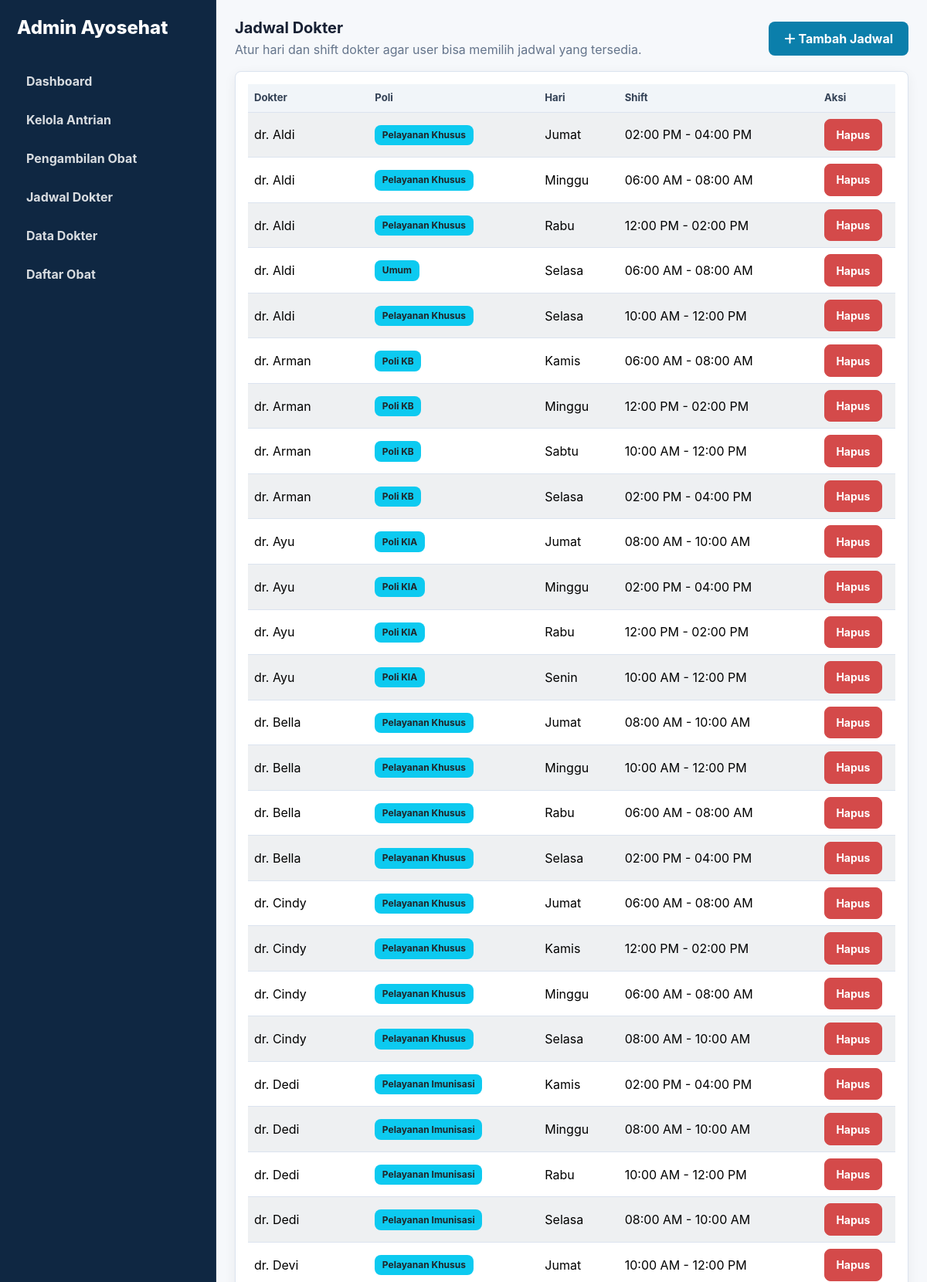
Screenshot of /admin/jadwal.php (signed in, upper part) with the database file from the repository.
### tables this page shows
CREATE TABLE `jadwal_dokter` (
  `id`        INT         NOT NULL AUTO_INCREMENT,
  `dokter_id` INT         NOT NULL,
  `hari`      VARCHAR(20) NOT NULL,
  `shift`     VARCHAR(50) NOT NULL,
  PRIMARY KEY (`id`),
  KEY `idx_jadwal_dokter_id` (`dokter_id`),
  CONSTRAINT `fk_jadwal_dokter`
    FOREIGN KEY (`dokter_id`) REFERENCES `dokter` (`id`)
    ON DELETE CASCADE ON UPDATE CASCADE
);

CREATE TABLE `dokter` (
  `id`   INT          NOT NULL AUTO_INCREMENT,
  `nama` VARCHAR(150) NOT NULL,
  `poli` VARCHAR(120) NOT NULL,
  PRIMARY KEY (`id`)
);

### app/helpers.php (called while the page is built, shortened)
<?php
function e(?string $value): string
{
    return htmlspecialchars((string) $value, ENT_QUOTES, 'UTF-8');
}
function formatTimeAmPm(?string $time): string
{
    $time = trim((string) $time);
    $timestamp = strtotime($time);
    return date('h:i A', $timestamp);
}
function formatTimeRangeAmPm(?string $range): string
{
    $range = trim((string) $range);
    $parts = preg_split('/\s*-\s*/', $range);
    return formatTimeAmPm($parts[0]) . ' - ' . formatTimeAmPm($parts[1]);
}

### admin/jadwal.php (the view, shortened to what this page needs)
<?php
require dirname(__DIR__) . '/app/bootstrap.php';
$schedules = $pdo->query('
    SELECT jd.id, jd.hari, jd.shift, d.nama AS dokter_nama, d.poli
    FROM jadwal_dokter jd
    JOIN dokter d ON d.id = jd.dokter_id
    ORDER BY d.nama, jd.hari
')->fetchAll();
?>
<div class="d-flex justify-content-between align-items-center mb-3">
    <div>
        <h3 class="mb-1">Jadwal Dokter</h3>
        <p class="text-muted mb-0">Atur hari dan shift dokter agar user bisa memilih jadwal yang tersedia.</p>
    </div>
    <button class="btn btn-primary" data-bs-toggle="modal" data-bs-target="#addScheduleModal">
        <i class="fa-solid fa-plus me-1"></i>Tambah Jadwal
    </button>
</div>
<?php if (!$schedules): ?>
    <div class="card"><div class="card-body text-muted">Belum ada jadwal dokter.</div></div>
<?php else: ?>
    <div class="card">
        <div class="card-body">
            <div class="table-responsive">
                <table class="table table-striped align-middle">
                    <thead>
                        <tr>
                            <th>Dokter</th><th>Poli</th><th>Hari</th><th>Shift</th><th style="width:100px;">Aksi</th>
                        </tr>
                    </thead>
                    <tbody>
                        <?php foreach ($schedules as $schedule): ?>
                            <tr>
                                <td><?= e($schedule['dokter_nama']) ?></td>
                                <td><span class="badge bg-info text-dark"><?= e($schedule['poli']) ?></span></td>
                                <td><?= e($schedule['hari']) ?></td>
                                <td><?= e(formatTimeRangeAmPm($schedule['shift'])) ?></td>
                                <td>
                                    <form method="post" onsubmit="return confirm('Hapus jadwal ini?')">
                                        <button class="btn btn-sm btn-danger">Hapus</button>
                                    </form>
                                </td>
                            </tr>
                        <?php endforeach; ?>
                    </tbody>
                </table>
            </div>
        </div>
    </div>
<?php endif; ?>

### public/css/gaya.css (style rules this page uses)
html { height: 100%; }
body { margin: 0; background-image: url("../assets/backgound.jpg"); background-size: cover; background-position: center; background-repeat: no-repeat; background-attachment: fixed; font-family: sans-serif; scroll-padding-top: 100px; min-height: 100vh; display: flex; flex-direction: column; }
h3 { font-weight: bold; color: #2c3e50; margin-bottom: 30px; font-size: small; margin-top: 30px; }
button.btn-primary { background-color: #037bb3; border: none; padding: 10px 20px; font-weight: bold; border-radius: 8px; transition: background-color 0.3s ease; }
:root { --surface: #ffffff; --page: #f6f8fb; --text: #172033; --muted: #64748b; --line: #dbe3ef; --primary: #0b7fab; --primary-strong: #075f82; --accent: #18a999; --success: #1f9d66; --danger: #d44a4a; --warning: #f2b84b; --shadow: 0 10px 28px rgba(15, 23, 42, 0.08); --shadow-soft: 0 4px 16px rgba(15, 23, 42, 0.06); --radius: 8px; }
html { background: var(--page); }
body { background: var(--page) !important; color: var(--text); font-family: "Inter", "Segoe UI", Arial, sans-serif; letter-spacing: 0; }
body::before { content: ""; position: fixed; inset: 0 0 auto 0; height: 260px; background: linear-gradient(135deg, rgba(11, 127, 171, 0.12), rgba(24, 169, 153, 0.08)); pointer-events: none; z-index: -1; }
.card { border: 1px solid var(--line); border-radius: var(--radius) !important; box-shadow: var(--shadow-soft) !important; }
h1, h2, h3, h4, h5, h6 { color: var(--text); letter-spacing: 0; }
h3 { font-size: 1.25rem; margin-top: 0; margin-bottom: 1rem; }
.text-muted { color: var(--muted) !important; }
.btn { border-radius: 8px; font-weight: 700; padding: 0.58rem 0.9rem; }
.btn-primary, button.btn-primary { background: var(--primary); border-color: var(--primary); }
.btn-danger { background: var(--danger); border-color: var(--danger); }
.badge { border-radius: 8px; padding: 0.45rem 0.6rem; font-weight: 700; }
.table { color: var(--text); margin-bottom: 0; }
.table thead th { background: #f1f5f9; color: #334155; border-bottom: 1px solid var(--line); font-size: 0.82rem; letter-spacing: 0; text-transform: none; }
.table td, .table th { border-color: var(--line); vertical-align: middle; }
.table-striped > tbody > tr:nth-of-type(odd) > * { background-color: #fbfdff; }

### rows the page displays
jadwal_dokter: dokter.nama "dr. Aldi", dokter.poli "Pelayanan Khusus", hari "Jumat", shift "02:00 PM - 04:00 PM"
jadwal_dokter: dokter.nama "dr. Aldi", dokter.poli "Pelayanan Khusus", hari "Minggu", shift "06:00 AM - 08:00 AM"
jadwal_dokter: dokter.nama "dr. Aldi", dokter.poli "Pelayanan Khusus", hari "Rabu", shift "12:00 PM - 02:00 PM"
jadwal_dokter: dokter.nama "dr. Aldi", dokter.poli "Umum", hari "Selasa", shift "06:00 AM - 08:00 AM"
jadwal_dokter: dokter.nama "dr. Aldi", dokter.poli "Pelayanan Khusus", hari "Selasa", shift "10:00 AM - 12:00 PM"
jadwal_dokter: dokter.nama "dr. Arman", dokter.poli "Poli KB", hari "Kamis", shift "06:00 AM - 08:00 AM"
jadwal_dokter: dokter.nama "dr. Arman", dokter.poli "Poli KB", hari "Minggu", shift "12:00 PM - 02:00 PM"
jadwal_dokter: dokter.nama "dr. Arman", dokter.poli "Poli KB", hari "Sabtu", shift "10:00 AM - 12:00 PM"
jadwal_dokter: dokter.nama "dr. Arman", dokter.poli "Poli KB", hari "Selasa", shift "02:00 PM - 04:00 PM"
jadwal_dokter: dokter.nama "dr. Ayu", dokter.poli "Poli KIA", hari "Jumat", shift "08:00 AM - 10:00 AM"
jadwal_dokter: dokter.nama "dr. Ayu", dokter.poli "Poli KIA", hari "Minggu", shift "02:00 PM - 04:00 PM"
jadwal_dokter: dokter.nama "dr. Ayu", dokter.poli "Poli KIA", hari "Rabu", shift "12:00 PM - 02:00 PM"
jadwal_dokter: dokter.nama "dr. Ayu", dokter.poli "Poli KIA", hari "Senin", shift "10:00 AM - 12:00 PM"
jadwal_dokter: dokter.nama "dr. Bella", dokter.poli "Pelayanan Khusus", hari "Jumat", shift "08:00 AM - 10:00 AM"
jadwal_dokter: dokter.nama "dr. Bella", dokter.poli "Pelayanan Khusus", hari "Minggu", shift "10:00 AM - 12:00 PM"
jadwal_dokter: dokter.nama "dr. Bella", dokter.poli "Pelayanan Khusus", hari "Rabu", shift "06:00 AM - 08:00 AM"
jadwal_dokter: dokter.nama "dr. Bella", dokter.poli "Pelayanan Khusus", hari "Selasa", shift "02:00 PM - 04:00 PM"
jadwal_dokter: dokter.nama "dr. Cindy", dokter.poli "Pelayanan Khusus", hari "Jumat", shift "06:00 AM - 08:00 AM"
jadwal_dokter: dokter.nama "dr. Cindy", dokter.poli "Pelayanan Khusus", hari "Kamis", shift "12:00 PM - 02:00 PM"
jadwal_dokter: dokter.nama "dr. Cindy", dokter.poli "Pelayanan Khusus", hari "Minggu", shift "06:00 AM - 08:00 AM"
jadwal_dokter: dokter.nama "dr. Cindy", dokter.poli "Pelayanan Khusus", hari "Selasa", shift "08:00 AM - 10:00 AM"
jadwal_dokter: dokter.nama "dr. Dedi", dokter.poli "Pelayanan Imunisasi", hari "Kamis", shift "02:00 PM - 04:00 PM"
jadwal_dokter: dokter.nama "dr. Dedi", dokter.poli "Pelayanan Imunisasi", hari "Minggu", shift "08:00 AM - 10:00 AM"
jadwal_dokter: dokter.nama "dr. Dedi", dokter.poli "Pelayanan Imunisasi", hari "Rabu", shift "10:00 AM - 12:00 PM"
jadwal_dokter: dokter.nama "dr. Dedi", dokter.poli "Pelayanan Imunisasi", hari "Selasa", shift "08:00 AM - 10:00 AM"
jadwal_dokter: dokter.nama "dr. Devi", dokter.poli "Pelayanan Khusus", hari "Jumat", shift "10:00 AM - 12:00 PM"
